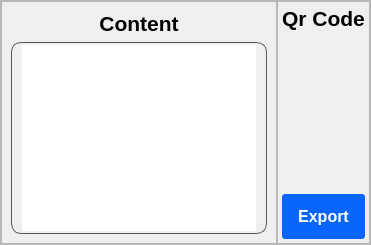
        <widget class="QFrame" name="frame_2">
         <property name="sizePolicy">
          <sizepolicy hsizetype="Expanding" vsizetype="Preferred">
           <horstretch>0</horstretch>
           <verstretch>0</verstretch>
          </sizepolicy>
         </property>
         <property name="frameShape">
          <enum>QFrame::StyledPanel</enum>
         </property>
         <property name="frameShadow">
          <enum>QFrame::Raised</enum>
         </property>
         <layout class="QHBoxLayout" name="horizontalLayout_2" stretch="0,0">
          <property name="spacing">
           <number>0</number>
          </property>
          <property name="leftMargin">
           <number>0</number>
          </property>
          <property name="topMargin">
           <number>0</number>
          </property>
          <property name="rightMargin">
           <number>0</number>
          </property>
          <property name="bottomMargin">
           <number>0</number>
          </property>
          <item alignment="Qt::AlignLeft">
           <widget class="QFrame" name="frame_6">
            <property name="frameShape">
             <enum>QFrame::StyledPanel</enum>
            </property>
            <property name="frameShadow">
             <enum>QFrame::Raised</enum>
            </property>
            <layout class="QVBoxLayout" name="verticalLayout_5">
             <item>
              <widget class="QLabel" name="label_6">
               <property name="font">
                <font>
                 <family>Segoe UI</family>
                 <pointsize>16</pointsize>
                 <weight>75</weight>
                 <bold>true</bold>
                </font>
               </property>
               <property name="text">
                <string>Content</string>
               </property>
               <property name="alignment">
                <set>Qt::AlignCenter</set>
               </property>
              </widget>
             </item>
             <item>
              <widget class="QPlainTextEdit" name="qrContent">
               <property name="styleSheet">
                <string notr="true">QPlainTextEdit {
  border-radius:3px;
  border: 1px solid rgb(85, 85, 85);
  color: white;
  border-radius:10px;
  padding: 2px 10px;
}
QPlainTextEdit:hover {
    border:1px solid #0866FF;
}
QPlainTextEdit:focus {
  border: 1px solid #0866FF;
}
</string>
               </property>
               <property name="placeholderText">
                <string>https://google.com</string>
               </property>
              </widget>
             </item>
            </layout>
           </widget>
          </item>
          <item>
           <widget class="QFrame" name="frame_7">
            <property name="frameShape">
             <enum>QFrame::StyledPanel</enum>
            </property>
            <property name="frameShadow">
             <enum>QFrame::Raised</enum>
            </property>
            <layout class="QVBoxLayout" name="verticalLayout_11">
             <property name="spacing">
              <number>0</number>
             </property>
             <property name="leftMargin">
              <number>4</number>
             </property>
             <property name="topMargin">
              <number>4</number>
             </property>
             <property name="rightMargin">
              <number>4</number>
             </property>
             <property name="bottomMargin">
              <number>4</number>
             </property>
             <item>
              <widget class="QLabel" name="label_11">
               <property name="font">
                <font>
                 <family>Segoe UI</family>
                 <pointsize>16</pointsize>
                 <weight>75</weight>
                 <bold>true</bold>
                </font>
               </property>
               <property name="text">
                <string>Qr Code</string>
               </property>
               <property name="alignment">
                <set>Qt::AlignCenter</set>
               </property>
              </widget>
             </item>
             <item>
              <widget class="QLabel" name="QrCodeImage">
               <property name="sizePolicy">
                <sizepolicy hsizetype="Expanding" vsizetype="Expanding">
                 <horstretch>0</horstretch>
                 <verstretch>0</verstretch>
                </sizepolicy>
               </property>
               <property name="font">
                <font>
                 <family>Segoe UI</family>
                 <pointsize>16</pointsize>
                 <weight>75</weight>
                 <bold>true</bold>
                </font>
               </property>
               <property name="text">
                <string/>
               </property>
               <property name="alignment">
                <set>Qt::AlignCenter</set>
               </property>
              </widget>
             </item>
             <item>
              <widget class="QPushButton" name="exportQrCode">
               <property name="minimumSize">
                <size>
                 <width>0</width>
                 <height>45</height>
                </size>
               </property>
               <property name="font">
                <font>
                 <family>Segoe UI</family>
                 <pointsize>12</pointsize>
                 <weight>75</weight>
                 <bold>true</bold>
                </font>
               </property>
               <property name="styleSheet">
                <string notr="true">QPushButton {
    color: white;
	background-color:#0866FF;
    border-radius: 3px;
}
QPushButton:hover {
	background-color: #0055ff;
}
QPushButton:pressed {
	background-color: #0004fd;
}
</string>
               </property>
               <property name="text">
                <string>Export</string>
               </property>
              </widget>
             </item>
            </layout>
           </widget>
          </item>
         </layout>
        </widget>
